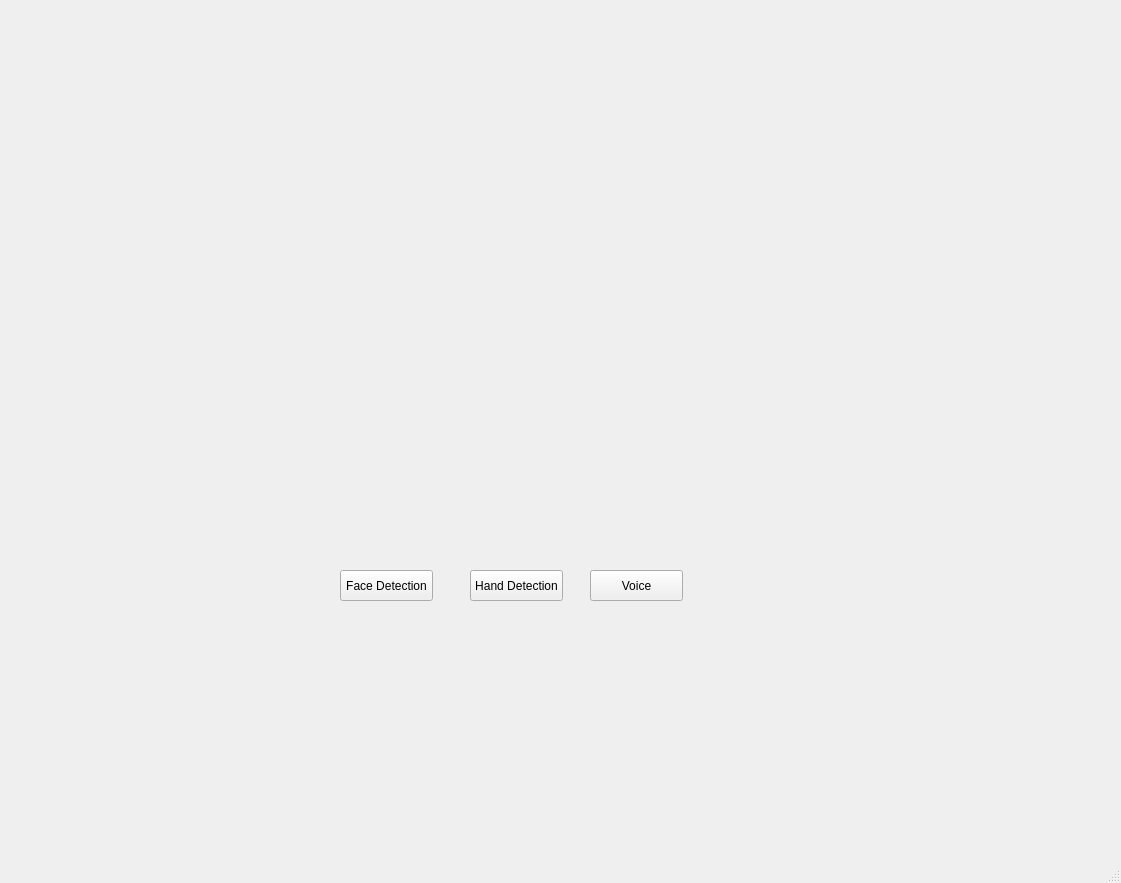
<?xml version="1.0" encoding="UTF-8"?>
<ui version="4.0">
 <class>MainWindow</class>
 <widget class="QMainWindow" name="MainWindow">
  <property name="geometry">
   <rect>
    <x>0</x>
    <y>0</y>
    <width>1121</width>
    <height>883</height>
   </rect>
  </property>
  <property name="windowTitle">
   <string>MainWindow</string>
  </property>
  <widget class="QWidget" name="centralwidget">
   <widget class="QPushButton" name="pushButton">
    <property name="geometry">
     <rect>
      <x>340</x>
      <y>570</y>
      <width>93</width>
      <height>31</height>
     </rect>
    </property>
    <property name="text">
     <string>Face Detection</string>
    </property>
   </widget>
   <widget class="QPushButton" name="pushButton_2">
    <property name="geometry">
     <rect>
      <x>470</x>
      <y>570</y>
      <width>93</width>
      <height>31</height>
     </rect>
    </property>
    <property name="text">
     <string>Hand Detection</string>
    </property>
   </widget>
   <widget class="QPushButton" name="pushButton_3">
    <property name="geometry">
     <rect>
      <x>590</x>
      <y>570</y>
      <width>93</width>
      <height>31</height>
     </rect>
    </property>
    <property name="text">
     <string>Voice</string>
    </property>
   </widget>
  </widget>
  <widget class="QMenuBar" name="menubar">
   <property name="geometry">
    <rect>
     <x>0</x>
     <y>0</y>
     <width>1121</width>
     <height>26</height>
    </rect>
   </property>
  </widget>
  <widget class="QStatusBar" name="statusbar"/>
 </widget>
 <resources/>
 <connections/>
</ui>
